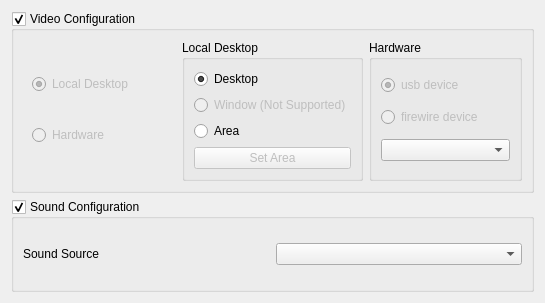
          <widget class="QWidget" name="page">
           <property name="geometry">
            <rect>
             <x>0</x>
             <y>0</y>
             <width>545</width>
             <height>303</height>
            </rect>
           </property>
           <attribute name="label">
            <string>Basic Settings</string>
           </attribute>
           <layout class="QVBoxLayout" name="verticalLayout_8">
            <item>
             <widget class="QGroupBox" name="videoConfigBox">
              <property name="title">
               <string>Video Configuration</string>
              </property>
              <property name="checkable">
               <bool>true</bool>
              </property>
              <layout class="QHBoxLayout" name="horizontalLayout">
               <item>
                <widget class="QWidget" name="widget" native="true">
                 <layout class="QVBoxLayout" name="verticalLayout_5">
                  <item>
                   <widget class="QRadioButton" name="localDesktopButton">
                    <property name="enabled">
                     <bool>false</bool>
                    </property>
                    <property name="toolTip">
                     <string>Select this option to record the local desktop. 
Freeseer currently only supports recording the full desktop. 
We plan to support window and area modes in future versions.</string>
                    </property>
                    <property name="text">
                     <string>Local Desktop</string>
                    </property>
                    <property name="checked">
                     <bool>true</bool>
                    </property>
                   </widget>
                  </item>
                  <item>
                   <widget class="QRadioButton" name="hardwareButton">
                    <property name="enabled">
                     <bool>false</bool>
                    </property>
                    <property name="toolTip">
                     <string>Select hardware to record from either a usb device or firewire device.

Freeseer finds USB devices by scanning /dev/videoX starting from index 0.

Freeseer finds Firewire devices by scanning /dev/fwX starting from index 1.</string>
                    </property>
                    <property name="text">
                     <string>Hardware</string>
                    </property>
                   </widget>
                  </item>
                 </layout>
                </widget>
               </item>
               <item>
                <widget class="QGroupBox" name="localDesktopBox">
                 <property name="minimumSize">
                  <size>
                   <width>0</width>
                   <height>138</height>
                  </size>
                 </property>
                 <property name="title">
                  <string>Local Desktop</string>
                 </property>
                 <layout class="QVBoxLayout" name="verticalLayout_6">
                  <item>
                   <widget class="QRadioButton" name="recordLocalDesktopButton">
                    <property name="toolTip">
                     <string>Select this option to record the entire desktop.</string>
                    </property>
                    <property name="text">
                     <string>Desktop</string>
                    </property>
                    <property name="checked">
                     <bool>true</bool>
                    </property>
                   </widget>
                  </item>
                  <item>
                   <widget class="QRadioButton" name="recordLocalWindowButton">
                    <property name="enabled">
                     <bool>false</bool>
                    </property>
                    <property name="toolTip">
                     <string>This feature is currently not yet implemented.</string>
                    </property>
                    <property name="text">
                     <string>Window (Not Supported)</string>
                    </property>
                   </widget>
                  </item>
                  <item>
                   <widget class="QRadioButton" name="recordLocalAreaButton">
                    <property name="enabled">
                     <bool>true</bool>
                    </property>
                    <property name="toolTip">
                     <string>Select this option to record an small area of the desktop.</string>
                    </property>
                    <property name="text">
                     <string>Area</string>
                    </property>
                   </widget>
                  </item>
                  <item>
                   <widget class="QPushButton" name="areaButton">
                    <property name="enabled">
                     <bool>false</bool>
                    </property>
                    <property name="text">
                     <string>Set Area</string>
                    </property>
                   </widget>
                  </item>
                 </layout>
                </widget>
               </item>
               <item>
                <widget class="QGroupBox" name="hardwareBox">
                 <property name="minimumSize">
                  <size>
                   <width>0</width>
                   <height>138</height>
                  </size>
                 </property>
                 <property name="title">
                  <string>Hardware</string>
                 </property>
                 <property name="flat">
                  <bool>false</bool>
                 </property>
                 <property name="checkable">
                  <bool>false</bool>
                 </property>
                 <property name="checked">
                  <bool>false</bool>
                 </property>
                 <layout class="QVBoxLayout" name="verticalLayout_7">
                  <item>
                   <widget class="QRadioButton" name="usbsrcButton">
                    <property name="enabled">
                     <bool>false</bool>
                    </property>
                    <property name="toolTip">
                     <string>Use this option to record from a usb device.

This option tries the v4l2src driver
and falls back to the v4lsrc driver if
v4l2src does not work.</string>
                    </property>
                    <property name="text">
                     <string>usb device</string>
                    </property>
                    <property name="checked">
                     <bool>true</bool>
                    </property>
                   </widget>
                  </item>
                  <item>
                   <widget class="QRadioButton" name="firewiresrcButton">
                    <property name="enabled">
                     <bool>false</bool>
                    </property>
                    <property name="toolTip">
                     <string>Firewire mode uses dv1394src as the video driver.</string>
                    </property>
                    <property name="text">
                     <string>firewire device</string>
                    </property>
                   </widget>
                  </item>
                  <item>
                   <widget class="QComboBox" name="videoDeviceList">
                    <property name="toolTip">
                     <string>Select the video device to record from.</string>
                    </property>
                   </widget>
                  </item>
                 </layout>
                </widget>
               </item>
              </layout>
             </widget>
            </item>
            <item>
             <widget class="QGroupBox" name="soundConfigBox">
              <property name="title">
               <string>Sound Configuration</string>
              </property>
              <property name="checkable">
               <bool>true</bool>
              </property>
              <layout class="QHBoxLayout" name="horizontalLayout_3">
               <item>
                <widget class="QLabel" name="label_5">
                 <property name="text">
                  <string>Sound Source</string>
                 </property>
                 <property name="buddy">
                  <cstring>audioSourceList</cstring>
                 </property>
                </widget>
               </item>
               <item>
                <widget class="QComboBox" name="audioSourceList">
                 <property name="toolTip">
                  <string>Select the audio source to use for recording.</string>
                 </property>
                </widget>
               </item>
              </layout>
             </widget>
            </item>
           </layout>
          </widget>
